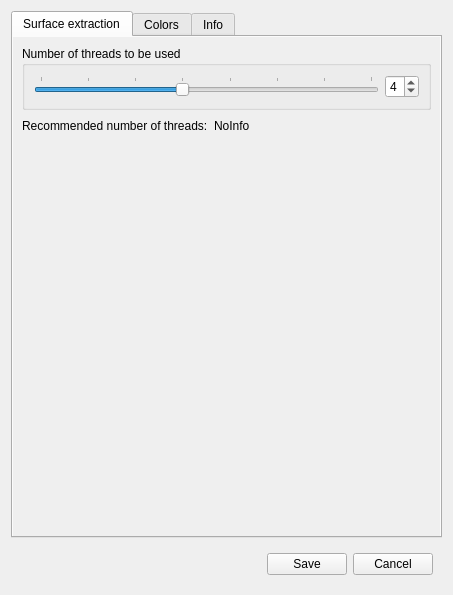
<?xml version="1.0" encoding="UTF-8"?>
<ui version="4.0">
 <class>SettingsForm</class>
 <widget class="QWidget" name="SettingsForm">
  <property name="geometry">
   <rect>
    <x>0</x>
    <y>0</y>
    <width>453</width>
    <height>595</height>
   </rect>
  </property>
  <property name="windowTitle">
   <string>Settings</string>
  </property>
  <layout class="QVBoxLayout" name="verticalLayout">
   <item>
    <widget class="QTabWidget" name="colorTabWidget">
     <property name="currentIndex">
      <number>0</number>
     </property>
     <widget class="QWidget" name="tab">
      <attribute name="title">
       <string>Surface extraction</string>
      </attribute>
      <layout class="QGridLayout" name="gridLayout">
       <property name="leftMargin">
        <number>0</number>
       </property>
       <property name="topMargin">
        <number>0</number>
       </property>
       <property name="rightMargin">
        <number>0</number>
       </property>
       <property name="bottomMargin">
        <number>0</number>
       </property>
       <property name="spacing">
        <number>0</number>
       </property>
       <item row="0" column="0">
        <widget class="QScrollArea" name="scrollArea">
         <property name="frameShape">
          <enum>QFrame::NoFrame</enum>
         </property>
         <property name="frameShadow">
          <enum>QFrame::Plain</enum>
         </property>
         <property name="widgetResizable">
          <bool>true</bool>
         </property>
         <widget class="QWidget" name="scrollAreaWidgetContents">
          <property name="geometry">
           <rect>
            <x>0</x>
            <y>0</y>
            <width>429</width>
            <height>504</height>
           </rect>
          </property>
          <layout class="QVBoxLayout" name="verticalLayout_2">
           <item>
            <widget class="QGroupBox" name="groupBox">
             <property name="title">
              <string>Number of threads to be used</string>
             </property>
             <layout class="QHBoxLayout" name="horizontalLayout_2">
              <item>
               <widget class="QSlider" name="threadsHorizontalSlider">
                <property name="minimum">
                 <number>1</number>
                </property>
                <property name="maximum">
                 <number>8</number>
                </property>
                <property name="sliderPosition">
                 <number>4</number>
                </property>
                <property name="orientation">
                 <enum>Qt::Horizontal</enum>
                </property>
                <property name="tickPosition">
                 <enum>QSlider::TicksAbove</enum>
                </property>
                <property name="tickInterval">
                 <number>1</number>
                </property>
               </widget>
              </item>
              <item>
               <widget class="QSpinBox" name="threadsSpinBox">
                <property name="minimum">
                 <number>1</number>
                </property>
                <property name="maximum">
                 <number>8</number>
                </property>
                <property name="value">
                 <number>4</number>
                </property>
               </widget>
              </item>
             </layout>
            </widget>
           </item>
           <item>
            <layout class="QHBoxLayout" name="horizontalLayout_7">
             <property name="topMargin">
              <number>0</number>
             </property>
             <item>
              <widget class="QLabel" name="label_2">
               <property name="text">
                <string>Recommended number of threads:</string>
               </property>
              </widget>
             </item>
             <item>
              <widget class="QLabel" name="label_recomendedThreads">
               <property name="text">
                <string>NoInfo</string>
               </property>
              </widget>
             </item>
             <item>
              <spacer name="horizontalSpacer_2">
               <property name="orientation">
                <enum>Qt::Horizontal</enum>
               </property>
               <property name="sizeHint" stdset="0">
                <size>
                 <width>40</width>
                 <height>20</height>
                </size>
               </property>
              </spacer>
             </item>
            </layout>
           </item>
           <item>
            <spacer name="verticalSpacer">
             <property name="orientation">
              <enum>Qt::Vertical</enum>
             </property>
             <property name="sizeHint" stdset="0">
              <size>
               <width>20</width>
               <height>40</height>
              </size>
             </property>
            </spacer>
           </item>
          </layout>
         </widget>
        </widget>
       </item>
      </layout>
     </widget>
     <widget class="QWidget" name="tab_2">
      <attribute name="title">
       <string>Colors</string>
      </attribute>
      <layout class="QVBoxLayout" name="verticalLayout_3">
       <property name="spacing">
        <number>3</number>
       </property>
       <item>
        <widget class="QWidget" name="widget_2" native="true">
         <layout class="QHBoxLayout" name="horizontalLayout_6">
          <property name="spacing">
           <number>4</number>
          </property>
          <property name="leftMargin">
           <number>1</number>
          </property>
          <property name="topMargin">
           <number>1</number>
          </property>
          <property name="rightMargin">
           <number>1</number>
          </property>
          <property name="bottomMargin">
           <number>1</number>
          </property>
          <item>
           <widget class="QLabel" name="label">
            <property name="maximumSize">
             <size>
              <width>45</width>
              <height>16777215</height>
             </size>
            </property>
            <property name="text">
             <string>Presets:</string>
            </property>
           </widget>
          </item>
          <item>
           <widget class="QComboBox" name="comboBox">
            <item>
             <property name="text">
              <string>Default</string>
             </property>
            </item>
           </widget>
          </item>
          <item>
           <widget class="QPushButton" name="savePresetPushButton">
            <property name="text">
             <string>Save As New Preset</string>
            </property>
           </widget>
          </item>
          <item>
           <widget class="QToolButton" name="deletePresetToolButton">
            <property name="text">
             <string>X</string>
            </property>
           </widget>
          </item>
         </layout>
        </widget>
       </item>
       <item>
        <widget class="QGroupBox" name="groupBox_2">
         <property name="maximumSize">
          <size>
           <width>16777215</width>
           <height>75</height>
          </size>
         </property>
         <property name="title">
          <string> Layer Colors</string>
         </property>
         <property name="checkable">
          <bool>false</bool>
         </property>
         <layout class="QHBoxLayout" name="horizontalLayout_3">
          <property name="spacing">
           <number>1</number>
          </property>
          <property name="leftMargin">
           <number>4</number>
          </property>
          <property name="topMargin">
           <number>8</number>
          </property>
          <property name="rightMargin">
           <number>4</number>
          </property>
          <property name="bottomMargin">
           <number>6</number>
          </property>
          <item>
           <widget class="QTableView" name="layersColorsTableView">
            <property name="maximumSize">
             <size>
              <width>16777215</width>
              <height>40</height>
             </size>
            </property>
            <property name="frameShape">
             <enum>QFrame::NoFrame</enum>
            </property>
            <property name="frameShadow">
             <enum>QFrame::Plain</enum>
            </property>
            <property name="verticalScrollBarPolicy">
             <enum>Qt::ScrollBarAlwaysOff</enum>
            </property>
            <property name="dragEnabled">
             <bool>true</bool>
            </property>
            <property name="dragDropMode">
             <enum>QAbstractItemView::DragDrop</enum>
            </property>
            <property name="defaultDropAction">
             <enum>Qt::MoveAction</enum>
            </property>
            <property name="selectionMode">
             <enum>QAbstractItemView::SingleSelection</enum>
            </property>
            <property name="cornerButtonEnabled">
             <bool>false</bool>
            </property>
            <attribute name="horizontalHeaderVisible">
             <bool>false</bool>
            </attribute>
            <attribute name="horizontalHeaderHighlightSections">
             <bool>false</bool>
            </attribute>
            <attribute name="horizontalHeaderMinimumSectionSize">
             <number>35</number>
            </attribute>
            <attribute name="verticalHeaderVisible">
             <bool>false</bool>
            </attribute>
            <attribute name="verticalHeaderHighlightSections">
             <bool>false</bool>
            </attribute>
           </widget>
          </item>
          <item>
           <widget class="QToolButton" name="addLayerColorToolButton">
            <property name="text">
             <string>+</string>
            </property>
           </widget>
          </item>
         </layout>
        </widget>
       </item>
       <item>
        <widget class="QGroupBox" name="glLayerColorsGroupBox">
         <property name="maximumSize">
          <size>
           <width>16777215</width>
           <height>75</height>
          </size>
         </property>
         <property name="sizeIncrement">
          <size>
           <width>0</width>
           <height>0</height>
          </size>
         </property>
         <property name="title">
          <string>Overwrite GL Layer Colors</string>
         </property>
         <property name="flat">
          <bool>false</bool>
         </property>
         <property name="checkable">
          <bool>true</bool>
         </property>
         <property name="checked">
          <bool>false</bool>
         </property>
         <layout class="QHBoxLayout" name="horizontalLayout_4">
          <property name="spacing">
           <number>1</number>
          </property>
          <property name="leftMargin">
           <number>4</number>
          </property>
          <property name="topMargin">
           <number>8</number>
          </property>
          <property name="rightMargin">
           <number>4</number>
          </property>
          <property name="bottomMargin">
           <number>6</number>
          </property>
          <item>
           <widget class="QTableView" name="layersColorsGlTableView">
            <property name="enabled">
             <bool>true</bool>
            </property>
            <property name="maximumSize">
             <size>
              <width>16777215</width>
              <height>40</height>
             </size>
            </property>
            <property name="frameShape">
             <enum>QFrame::NoFrame</enum>
            </property>
            <property name="frameShadow">
             <enum>QFrame::Plain</enum>
            </property>
            <property name="verticalScrollBarPolicy">
             <enum>Qt::ScrollBarAlwaysOff</enum>
            </property>
            <property name="dragEnabled">
             <bool>true</bool>
            </property>
            <property name="dragDropMode">
             <enum>QAbstractItemView::DragDrop</enum>
            </property>
            <property name="defaultDropAction">
             <enum>Qt::MoveAction</enum>
            </property>
            <property name="selectionMode">
             <enum>QAbstractItemView::SingleSelection</enum>
            </property>
            <property name="cornerButtonEnabled">
             <bool>false</bool>
            </property>
            <attribute name="horizontalHeaderVisible">
             <bool>false</bool>
            </attribute>
            <attribute name="horizontalHeaderHighlightSections">
             <bool>false</bool>
            </attribute>
            <attribute name="horizontalHeaderMinimumSectionSize">
             <number>35</number>
            </attribute>
            <attribute name="verticalHeaderVisible">
             <bool>false</bool>
            </attribute>
            <attribute name="verticalHeaderHighlightSections">
             <bool>false</bool>
            </attribute>
           </widget>
          </item>
          <item>
           <widget class="QToolButton" name="addLayerColorGlToolButton">
            <property name="enabled">
             <bool>true</bool>
            </property>
            <property name="text">
             <string>+</string>
            </property>
           </widget>
          </item>
         </layout>
        </widget>
       </item>
       <item>
        <widget class="QGroupBox" name="glBackgroundGroupBox">
         <property name="title">
          <string>Overwrite GL Background</string>
         </property>
         <property name="checkable">
          <bool>true</bool>
         </property>
         <property name="checked">
          <bool>false</bool>
         </property>
         <layout class="QHBoxLayout" name="horizontalLayout_5">
          <item>
           <widget class="QPushButton" name="glBackgroundPushButton">
            <property name="enabled">
             <bool>true</bool>
            </property>
            <property name="minimumSize">
             <size>
              <width>0</width>
              <height>20</height>
             </size>
            </property>
            <property name="text">
             <string/>
            </property>
           </widget>
          </item>
         </layout>
        </widget>
       </item>
       <item>
        <spacer name="verticalSpacer_2">
         <property name="orientation">
          <enum>Qt::Vertical</enum>
         </property>
         <property name="sizeType">
          <enum>QSizePolicy::MinimumExpanding</enum>
         </property>
         <property name="sizeHint" stdset="0">
          <size>
           <width>20</width>
           <height>40</height>
          </size>
         </property>
        </spacer>
       </item>
      </layout>
     </widget>
     <widget class="QWidget" name="Info">
      <attribute name="title">
       <string>Info</string>
      </attribute>
      <layout class="QVBoxLayout" name="verticalLayout_4">
       <item>
        <widget class="QTextBrowser" name="infoTextBrowser">
         <property name="openLinks">
          <bool>false</bool>
         </property>
        </widget>
       </item>
      </layout>
     </widget>
    </widget>
   </item>
   <item>
    <widget class="QWidget" name="widget" native="true">
     <layout class="QHBoxLayout" name="horizontalLayout">
      <item>
       <spacer name="horizontalSpacer">
        <property name="orientation">
         <enum>Qt::Horizontal</enum>
        </property>
        <property name="sizeHint" stdset="0">
         <size>
          <width>40</width>
          <height>20</height>
         </size>
        </property>
       </spacer>
      </item>
      <item>
       <widget class="QPushButton" name="savePushButton">
        <property name="text">
         <string>Save</string>
        </property>
       </widget>
      </item>
      <item>
       <widget class="QPushButton" name="cancelPushButton">
        <property name="text">
         <string>Cancel</string>
        </property>
       </widget>
      </item>
     </layout>
    </widget>
   </item>
  </layout>
 </widget>
 <resources/>
 <connections/>
</ui>
